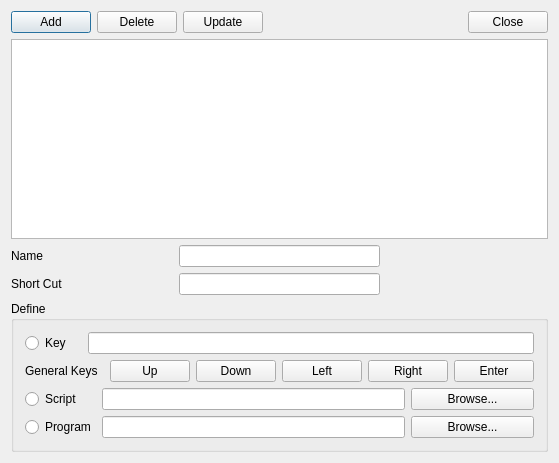
<ui version="4.0" >
 <class>keyDialog</class>
 <widget class="QDialog" name="keyDialog" >
  <property name="geometry" >
   <rect>
    <x>0</x>
    <y>0</y>
    <width>545</width>
    <height>463</height>
   </rect>
  </property>
  <property name="windowTitle" >
   <string>Key Setup</string>
  </property>
  <layout class="QGridLayout" >
   <item row="0" column="0" colspan="10" >
    <layout class="QHBoxLayout" >
     <item>
      <widget class="QPushButton" name="addButton" >
       <property name="text" >
        <string>Add</string>
       </property>
      </widget>
     </item>
     <item>
      <widget class="QPushButton" name="deleteButton" >
       <property name="text" >
        <string>Delete</string>
       </property>
      </widget>
     </item>
     <item>
      <widget class="QPushButton" name="updateButton" >
       <property name="text" >
        <string>Update</string>
       </property>
      </widget>
     </item>
     <item>
      <spacer>
       <property name="orientation" >
        <enum>Qt::Horizontal</enum>
       </property>
       <property name="sizeHint" stdset="0" >
        <size>
         <width>40</width>
         <height>20</height>
        </size>
       </property>
      </spacer>
     </item>
     <item>
      <widget class="QPushButton" name="closeButton" >
       <property name="text" >
        <string>Close</string>
       </property>
      </widget>
     </item>
    </layout>
   </item>
   <item row="1" column="0" colspan="10" >
    <widget class="QListWidget" name="nameListWidget" />
   </item>
   <item row="2" column="0" >
    <widget class="QLabel" name="textLabel1" >
     <property name="text" >
      <string>Name</string>
     </property>
    </widget>
   </item>
   <item row="2" column="3" colspan="4" >
    <widget class="QLineEdit" name="nameEdit" />
   </item>
   <item row="3" column="0" colspan="2" >
    <widget class="QLabel" name="shortcutLabel" >
     <property name="text" >
      <string>Short Cut</string>
     </property>
    </widget>
   </item>
   <item row="3" column="3" colspan="4" >
    <widget class="QLineEdit" name="shortcutEdit" />
   </item>
   <item row="4" column="0" colspan="10" >
    <widget class="QGroupBox" name="groupBox" >
     <property name="title" >
      <string>Define</string>
     </property>
     <layout class="QGridLayout" >
      <item row="0" column="0" >
       <widget class="QRadioButton" name="radioButton1" >
        <property name="text" >
         <string>Key</string>
        </property>
       </widget>
      </item>
      <item row="0" column="1" colspan="8" >
       <widget class="QLineEdit" name="keyEdit" />
      </item>
      <item row="1" column="0" colspan="3" >
       <widget class="QLabel" name="textLabel3" >
        <property name="text" >
         <string>General Keys</string>
        </property>
       </widget>
      </item>
      <item row="1" column="3" >
       <widget class="QPushButton" name="upButton" >
        <property name="text" >
         <string>Up</string>
        </property>
       </widget>
      </item>
      <item row="1" column="4" >
       <widget class="QPushButton" name="downButton" >
        <property name="text" >
         <string>Down</string>
        </property>
       </widget>
      </item>
      <item row="1" column="5" >
       <widget class="QPushButton" name="leftButton" >
        <property name="text" >
         <string>Left</string>
        </property>
       </widget>
      </item>
      <item row="1" column="6" colspan="2" >
       <widget class="QPushButton" name="rightButton" >
        <property name="text" >
         <string>Right</string>
        </property>
       </widget>
      </item>
      <item row="1" column="8" >
       <widget class="QPushButton" name="enterButton" >
        <property name="text" >
         <string>Enter</string>
        </property>
       </widget>
      </item>
      <item row="2" column="0" >
       <widget class="QRadioButton" name="radioButton2" >
        <property name="text" >
         <string>Script</string>
        </property>
       </widget>
      </item>
      <item row="2" column="2" colspan="5" >
       <widget class="QLineEdit" name="scriptEdit" />
      </item>
      <item row="2" column="7" colspan="2" >
       <widget class="QPushButton" name="scriptButton" >
        <property name="text" >
         <string>Browse...</string>
        </property>
       </widget>
      </item>
      <item row="3" column="0" colspan="2" >
       <widget class="QRadioButton" name="radioButton3" >
        <property name="text" >
         <string>Program</string>
        </property>
       </widget>
      </item>
      <item row="3" column="2" colspan="5" >
       <widget class="QLineEdit" name="programEdit" />
      </item>
      <item row="3" column="7" colspan="2" >
       <widget class="QPushButton" name="programButton" >
        <property name="text" >
         <string>Browse...</string>
        </property>
       </widget>
      </item>
     </layout>
    </widget>
   </item>
  </layout>
 </widget>
 <layoutdefault spacing="6" margin="11" />
 <resources/>
 <connections>
  <connection>
   <sender>radioButton1</sender>
   <signal>toggled(bool)</signal>
   <receiver>keyEdit</receiver>
   <slot>setEnabled(bool)</slot>
   <hints>
    <hint type="sourcelabel" >
     <x>69</x>
     <y>230</y>
    </hint>
    <hint type="destinationlabel" >
     <x>109</x>
     <y>230</y>
    </hint>
   </hints>
  </connection>
  <connection>
   <sender>radioButton1</sender>
   <signal>toggled(bool)</signal>
   <receiver>upButton</receiver>
   <slot>setEnabled(bool)</slot>
   <hints>
    <hint type="sourcelabel" >
     <x>66</x>
     <y>230</y>
    </hint>
    <hint type="destinationlabel" >
     <x>151</x>
     <y>266</y>
    </hint>
   </hints>
  </connection>
  <connection>
   <sender>radioButton1</sender>
   <signal>toggled(bool)</signal>
   <receiver>downButton</receiver>
   <slot>setEnabled(bool)</slot>
   <hints>
    <hint type="sourcelabel" >
     <x>20</x>
     <y>237</y>
    </hint>
    <hint type="destinationlabel" >
     <x>234</x>
     <y>267</y>
    </hint>
   </hints>
  </connection>
  <connection>
   <sender>radioButton1</sender>
   <signal>toggled(bool)</signal>
   <receiver>leftButton</receiver>
   <slot>setEnabled(bool)</slot>
   <hints>
    <hint type="sourcelabel" >
     <x>69</x>
     <y>230</y>
    </hint>
    <hint type="destinationlabel" >
     <x>299</x>
     <y>263</y>
    </hint>
   </hints>
  </connection>
  <connection>
   <sender>radioButton1</sender>
   <signal>toggled(bool)</signal>
   <receiver>rightButton</receiver>
   <slot>setEnabled(bool)</slot>
   <hints>
    <hint type="sourcelabel" >
     <x>50</x>
     <y>230</y>
    </hint>
    <hint type="destinationlabel" >
     <x>359</x>
     <y>265</y>
    </hint>
   </hints>
  </connection>
  <connection>
   <sender>radioButton1</sender>
   <signal>toggled(bool)</signal>
   <receiver>enterButton</receiver>
   <slot>setEnabled(bool)</slot>
   <hints>
    <hint type="sourcelabel" >
     <x>64</x>
     <y>230</y>
    </hint>
    <hint type="destinationlabel" >
     <x>417</x>
     <y>264</y>
    </hint>
   </hints>
  </connection>
  <connection>
   <sender>radioButton1</sender>
   <signal>toggled(bool)</signal>
   <receiver>scriptEdit</receiver>
   <slot>setDisabled(bool)</slot>
   <hints>
    <hint type="sourcelabel" >
     <x>20</x>
     <y>246</y>
    </hint>
    <hint type="destinationlabel" >
     <x>124</x>
     <y>314</y>
    </hint>
   </hints>
  </connection>
  <connection>
   <sender>radioButton1</sender>
   <signal>toggled(bool)</signal>
   <receiver>scriptButton</receiver>
   <slot>setDisabled(bool)</slot>
   <hints>
    <hint type="sourcelabel" >
     <x>41</x>
     <y>230</y>
    </hint>
    <hint type="destinationlabel" >
     <x>362</x>
     <y>293</y>
    </hint>
   </hints>
  </connection>
  <connection>
   <sender>radioButton1</sender>
   <signal>toggled(bool)</signal>
   <receiver>programEdit</receiver>
   <slot>setDisabled(bool)</slot>
   <hints>
    <hint type="sourcelabel" >
     <x>20</x>
     <y>245</y>
    </hint>
    <hint type="destinationlabel" >
     <x>111</x>
     <y>354</y>
    </hint>
   </hints>
  </connection>
  <connection>
   <sender>radioButton1</sender>
   <signal>toggled(bool)</signal>
   <receiver>programButton</receiver>
   <slot>setDisabled(bool)</slot>
   <hints>
    <hint type="sourcelabel" >
     <x>64</x>
     <y>230</y>
    </hint>
    <hint type="destinationlabel" >
     <x>409</x>
     <y>343</y>
    </hint>
   </hints>
  </connection>
  <connection>
   <sender>radioButton2</sender>
   <signal>toggled(bool)</signal>
   <receiver>keyEdit</receiver>
   <slot>setDisabled(bool)</slot>
   <hints>
    <hint type="sourcelabel" >
     <x>20</x>
     <y>296</y>
    </hint>
    <hint type="destinationlabel" >
     <x>101</x>
     <y>230</y>
    </hint>
   </hints>
  </connection>
  <connection>
   <sender>radioButton2</sender>
   <signal>toggled(bool)</signal>
   <receiver>upButton</receiver>
   <slot>setDisabled(bool)</slot>
   <hints>
    <hint type="sourcelabel" >
     <x>85</x>
     <y>290</y>
    </hint>
    <hint type="destinationlabel" >
     <x>142</x>
     <y>284</y>
    </hint>
   </hints>
  </connection>
  <connection>
   <sender>radioButton2</sender>
   <signal>toggled(bool)</signal>
   <receiver>downButton</receiver>
   <slot>setDisabled(bool)</slot>
   <hints>
    <hint type="sourcelabel" >
     <x>20</x>
     <y>307</y>
    </hint>
    <hint type="destinationlabel" >
     <x>205</x>
     <y>277</y>
    </hint>
   </hints>
  </connection>
  <connection>
   <sender>radioButton2</sender>
   <signal>toggled(bool)</signal>
   <receiver>leftButton</receiver>
   <slot>setDisabled(bool)</slot>
   <hints>
    <hint type="sourcelabel" >
     <x>21</x>
     <y>290</y>
    </hint>
    <hint type="destinationlabel" >
     <x>299</x>
     <y>277</y>
    </hint>
   </hints>
  </connection>
  <connection>
   <sender>radioButton2</sender>
   <signal>toggled(bool)</signal>
   <receiver>rightButton</receiver>
   <slot>setDisabled(bool)</slot>
   <hints>
    <hint type="sourcelabel" >
     <x>25</x>
     <y>290</y>
    </hint>
    <hint type="destinationlabel" >
     <x>359</x>
     <y>284</y>
    </hint>
   </hints>
  </connection>
  <connection>
   <sender>radioButton2</sender>
   <signal>toggled(bool)</signal>
   <receiver>enterButton</receiver>
   <slot>setDisabled(bool)</slot>
   <hints>
    <hint type="sourcelabel" >
     <x>81</x>
     <y>290</y>
    </hint>
    <hint type="destinationlabel" >
     <x>419</x>
     <y>266</y>
    </hint>
   </hints>
  </connection>
  <connection>
   <sender>radioButton2</sender>
   <signal>toggled(bool)</signal>
   <receiver>scriptEdit</receiver>
   <slot>setEnabled(bool)</slot>
   <hints>
    <hint type="sourcelabel" >
     <x>76</x>
     <y>290</y>
    </hint>
    <hint type="destinationlabel" >
     <x>119</x>
     <y>290</y>
    </hint>
   </hints>
  </connection>
  <connection>
   <sender>radioButton2</sender>
   <signal>toggled(bool)</signal>
   <receiver>scriptButton</receiver>
   <slot>setEnabled(bool)</slot>
   <hints>
    <hint type="sourcelabel" >
     <x>82</x>
     <y>290</y>
    </hint>
    <hint type="destinationlabel" >
     <x>341</x>
     <y>290</y>
    </hint>
   </hints>
  </connection>
  <connection>
   <sender>radioButton2</sender>
   <signal>toggled(bool)</signal>
   <receiver>programEdit</receiver>
   <slot>setDisabled(bool)</slot>
   <hints>
    <hint type="sourcelabel" >
     <x>20</x>
     <y>294</y>
    </hint>
    <hint type="destinationlabel" >
     <x>113</x>
     <y>354</y>
    </hint>
   </hints>
  </connection>
  <connection>
   <sender>radioButton2</sender>
   <signal>toggled(bool)</signal>
   <receiver>programButton</receiver>
   <slot>setDisabled(bool)</slot>
   <hints>
    <hint type="sourcelabel" >
     <x>83</x>
     <y>305</y>
    </hint>
    <hint type="destinationlabel" >
     <x>346</x>
     <y>354</y>
    </hint>
   </hints>
  </connection>
  <connection>
   <sender>radioButton3</sender>
   <signal>toggled(bool)</signal>
   <receiver>keyEdit</receiver>
   <slot>setDisabled(bool)</slot>
   <hints>
    <hint type="sourcelabel" >
     <x>20</x>
     <y>339</y>
    </hint>
    <hint type="destinationlabel" >
     <x>116</x>
     <y>248</y>
    </hint>
   </hints>
  </connection>
  <connection>
   <sender>radioButton3</sender>
   <signal>toggled(bool)</signal>
   <receiver>upButton</receiver>
   <slot>setDisabled(bool)</slot>
   <hints>
    <hint type="sourcelabel" >
     <x>20</x>
     <y>349</y>
    </hint>
    <hint type="destinationlabel" >
     <x>173</x>
     <y>271</y>
    </hint>
   </hints>
  </connection>
  <connection>
   <sender>radioButton3</sender>
   <signal>toggled(bool)</signal>
   <receiver>downButton</receiver>
   <slot>setDisabled(bool)</slot>
   <hints>
    <hint type="sourcelabel" >
     <x>96</x>
     <y>349</y>
    </hint>
    <hint type="destinationlabel" >
     <x>200</x>
     <y>284</y>
    </hint>
   </hints>
  </connection>
  <connection>
   <sender>radioButton3</sender>
   <signal>toggled(bool)</signal>
   <receiver>leftButton</receiver>
   <slot>setDisabled(bool)</slot>
   <hints>
    <hint type="sourcelabel" >
     <x>20</x>
     <y>349</y>
    </hint>
    <hint type="destinationlabel" >
     <x>299</x>
     <y>270</y>
    </hint>
   </hints>
  </connection>
  <connection>
   <sender>radioButton3</sender>
   <signal>toggled(bool)</signal>
   <receiver>rightButton</receiver>
   <slot>setDisabled(bool)</slot>
   <hints>
    <hint type="sourcelabel" >
     <x>20</x>
     <y>349</y>
    </hint>
    <hint type="destinationlabel" >
     <x>359</x>
     <y>275</y>
    </hint>
   </hints>
  </connection>
  <connection>
   <sender>radioButton3</sender>
   <signal>toggled(bool)</signal>
   <receiver>enterButton</receiver>
   <slot>setDisabled(bool)</slot>
   <hints>
    <hint type="sourcelabel" >
     <x>90</x>
     <y>349</y>
    </hint>
    <hint type="destinationlabel" >
     <x>419</x>
     <y>277</y>
    </hint>
   </hints>
  </connection>
  <connection>
   <sender>radioButton3</sender>
   <signal>toggled(bool)</signal>
   <receiver>scriptEdit</receiver>
   <slot>setDisabled(bool)</slot>
   <hints>
    <hint type="sourcelabel" >
     <x>77</x>
     <y>349</y>
    </hint>
    <hint type="destinationlabel" >
     <x>269</x>
     <y>312</y>
    </hint>
   </hints>
  </connection>
  <connection>
   <sender>radioButton3</sender>
   <signal>toggled(bool)</signal>
   <receiver>scriptButton</receiver>
   <slot>setDisabled(bool)</slot>
   <hints>
    <hint type="sourcelabel" >
     <x>98</x>
     <y>333</y>
    </hint>
    <hint type="destinationlabel" >
     <x>346</x>
     <y>309</y>
    </hint>
   </hints>
  </connection>
  <connection>
   <sender>radioButton3</sender>
   <signal>toggled(bool)</signal>
   <receiver>programEdit</receiver>
   <slot>setEnabled(bool)</slot>
   <hints>
    <hint type="sourcelabel" >
     <x>72</x>
     <y>349</y>
    </hint>
    <hint type="destinationlabel" >
     <x>128</x>
     <y>349</y>
    </hint>
   </hints>
  </connection>
  <connection>
   <sender>radioButton3</sender>
   <signal>toggled(bool)</signal>
   <receiver>programButton</receiver>
   <slot>setEnabled(bool)</slot>
   <hints>
    <hint type="sourcelabel" >
     <x>73</x>
     <y>335</y>
    </hint>
    <hint type="destinationlabel" >
     <x>342</x>
     <y>335</y>
    </hint>
   </hints>
  </connection>
 </connections>
</ui>
